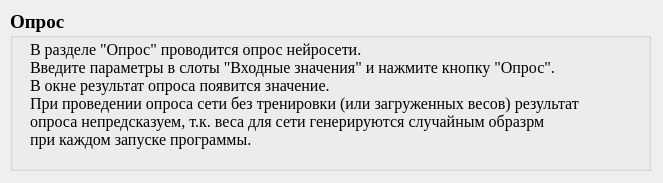
<?xml version="1.0" encoding="UTF-8"?>
<ui version="4.0">
 <class>helpQueryDialog</class>
 <widget class="QDialog" name="helpQueryDialog">
  <property name="geometry">
   <rect>
    <x>0</x>
    <y>0</y>
    <width>663</width>
    <height>183</height>
   </rect>
  </property>
  <property name="windowTitle">
   <string>Помощь</string>
  </property>
  <widget class="QGroupBox" name="textGroupBox">
   <property name="geometry">
    <rect>
     <x>10</x>
     <y>10</y>
     <width>641</width>
     <height>161</height>
    </rect>
   </property>
   <property name="font">
    <font>
     <family>Times New Roman</family>
     <pointsize>14</pointsize>
     <weight>75</weight>
     <bold>true</bold>
    </font>
   </property>
   <property name="title">
    <string>Опрос</string>
   </property>
   <widget class="QLabel" name="label">
    <property name="geometry">
     <rect>
      <x>20</x>
      <y>30</y>
      <width>621</width>
      <height>501</height>
     </rect>
    </property>
    <property name="font">
     <font>
      <pointsize>12</pointsize>
      <weight>50</weight>
      <bold>false</bold>
     </font>
    </property>
    <property name="text">
     <string>В разделе &quot;Опрос&quot; проводится опрос нейросети.
Введите параметры в слоты &quot;Входные значения&quot; и нажмите кнопку &quot;Опрос&quot;.
В окне результат опроса появится значение.
При проведении опроса сети без тренировки (или загруженных весов) результат
опроса непредсказуем, т.к. веса для сети генерируются случайным образрм
при каждом запуске программы.</string>
    </property>
    <property name="alignment">
     <set>Qt::AlignLeading|Qt::AlignLeft|Qt::AlignTop</set>
    </property>
   </widget>
  </widget>
 </widget>
 <resources/>
 <connections/>
</ui>
